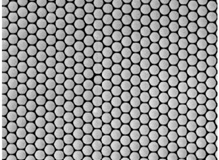
#> input picture test_circles.png, 219 x 160 px
$ python Fourier.py
#> lines starting #> are read from the running program, lines starting #| are printed output that depends on the picture
# -*- coding: utf-8 -*-
"""
Created on Thu Jun 15 13:09:10 2023

@author: php20jo
"""

import numpy as np
import matplotlib.pyplot as plt
# [4 lines of commented-out code are left out]
import imageio as iio
import os


# Print the current working directory
print("Current working directory: {0}".format(os.getcwd()))

# Change the current working directory
os.chdir('C:/Users/pczjo/OneDrive - The University of Nottingham/Desktop/Modeling_circles')

# Print the current working directory
print("Current working directory: {0}".format(os.getcwd()))


def autocorr(matrix):
	# Calculate the autocorrelation function of tomography section
	f = np.fft.ifftshift(np.fft.fftn(np.fft.fftshift(matrix)))
	P = np.abs(f)**2
	transform = abs(np.fft.ifftshift(np.fft.ifftn(np.fft.fftshift(P))))
	return transform

def Fourier(matrix):
	# Calculate the fourier transfom of an image
    f = abs(np.fft.ifftshift(np.fft.fftn(np.fft.fftshift(matrix))))
    return f

def Fourier2(matrix):
	# Calculate the fourier transform squared of an image
    f = np.fft.ifftshift(np.fft.fftn(np.fft.fftshift(matrix)))
    P = np.abs(f)**2
    return P

def inFourier(matrix):
	# Calculate the 	inverse fourier of an image
    transform = abs(np.fft.ifftshift(np.fft.ifftn(np.fft.fftshift(matrix))))
    return transform

# i havent made a function yet that does a 2d projection of the fourier

def projections_2d(matrix):
    #make the vectors for each G function
    ycor=np.arange(0,ly,1)
    xcor=np.arange(0,lx,1)
    # print(lx/2)
    #Calculate the corelation length Eq.(1.6) Anderson book
    cly=2*np.sum(matrix[:,int(lx/2)])
    clx=2*np.sum(matrix[int(ly/2),:])
    #Each projection y,x,z based on Eq.(1.7) Anderson book
    Gy_x=[]
    for x in range(len(xcor)):
    	Gy_x.append((2/cly)*np.sum(matrix[:,xcor[x]]))
    Gx_y=[]
    for y in range(len(ycor)):
    	Gx_y.append((2/clx)*np.sum(matrix[ycor[y],:]))

    return ycor, Gy_x, xcor, Gx_y, cly, clx

#%% raw image

#test=iio.imread('test_circles.png')
#test=test[:,:160]
#print(test.shape)

test = plt.imread('test_circles.png')
#> test is the input picture: shape (160, 219) float32; min 0, max 1, mean 0.576
test=test[:,:160]
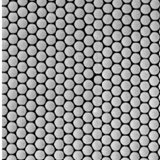
#> test: shape (160, 160) float32; min 0, max 1, mean 0.57
print(test.shape)
#| (160, 160)


plt.figure()
plt.imshow(test,cmap='gray')
plt.title('raw image')
plt.gca().set_xscale('linear')

#%% Fourier

f = Fourier(test)
plt.figure()
plt.imshow(np.log(f))
plt.colorbar()
plt.title('Fourier')

#%% autocorr

gamma = autocorr(test)
#> in autocorr, `transform = abs(np.fft.ifftshift(np.fft.ifftn(np.fft.fftshift(P))))`:
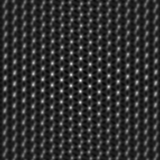
#> transform: shape (160, 160) float64; min 7936.5, max 9988.6, mean 8327.3; drawn with min black and max white
plt.figure()
plt.imshow(gamma)
plt.title('autocorr')


#%%
s=test.shape
#> s = (160, 160)
ly=s[0]
#> ly = 160
lx=s[1]
#> lx = 160
# lz=s[2]
dely=1;
delx=1;
# delz=1;
N=lx*ly#*lz
#> N = 25600
N0=np.sum(test)
#> N0 = 14600.6
phi_n=N0/N
#> phi_n = 0.57
phi_v=phi_n
#> phi_v = 0.57
V=N*delx*dely#*delz
#> V = 25600

F=Fourier(test)

plt.figure()
plt.imshow(np.log(F))
plt.title('Fourier')
#%%
ycor, Gy_x, xcor, Gx_y, cly, clx=projections_2d(F)
#> in projections_2d, `cly=2*np.sum(matrix[:,int(lx/2)])`: cly = 39242.4
#> in projections_2d, `clx=2*np.sum(matrix[int(ly/2),:])`: clx = 62780.3
#> after the loop in projections_2d, `for x in range(len(xcor)):`: Gy_x = 160 values, max 1 at index 80, min 0.026 at index 0, mean 0.104
#> after the loop in projections_2d, `for y in range(len(ycor)):`: Gx_y = 160 values, max 1 at index 80, min 0.0156 at index 2, mean 0.0648
#> ycor = 160 values from 0 to 159; xcor = 160 values from 0 to 159; cly = 39242.4; clx = 62780.3


plt.figure()
plt.semilogy(xcor[:int(len(xcor)/2)],Gy_x[int(len(xcor)/2):],'r',label='Gy(x)')
plt.legend()
plt.figure()
plt.plot(ycor[:int(len(ycor)/2)],Gx_y[int(len(ycor)/2):],'b--',label='Gx(y)')
plt.legend()

#%% 2d fourier

'''
#this needs to use a new function that intergrates along a line from the center
yf, Gy_x, xf, Gx_y, cly, clx=projections_2d(f)


plt.figure()
plt.semilogy(xcor[:int(len(xcor)/2)],Gy_x[int(len(xcor)/2):],'r',label='Gy(x)')
plt.legend()
plt.figure()
plt.plot(ycor[:int(len(ycor)/2)],Gx_y[int(len(ycor)/2):],'b--',label='Gx(y)')
plt.legend()
'''
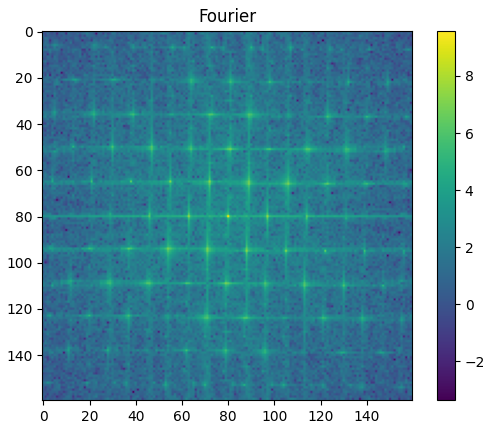
#> figure drawn by matplotlib, 2 panels
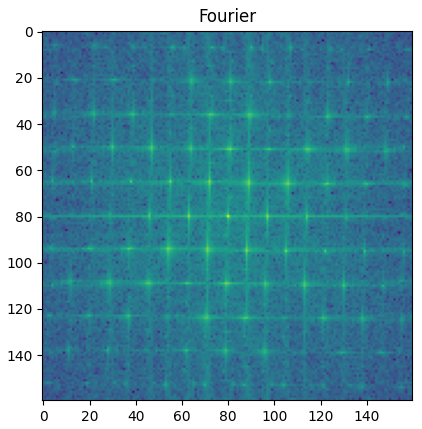
#> figure drawn by matplotlib, 1 panel
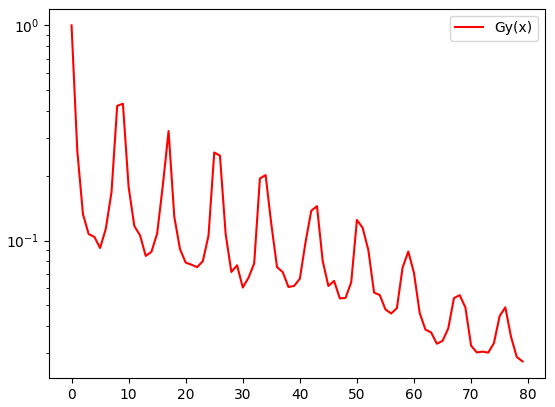
#> figure drawn by matplotlib, 1 panel; curve peaks at x = 0, y = 1
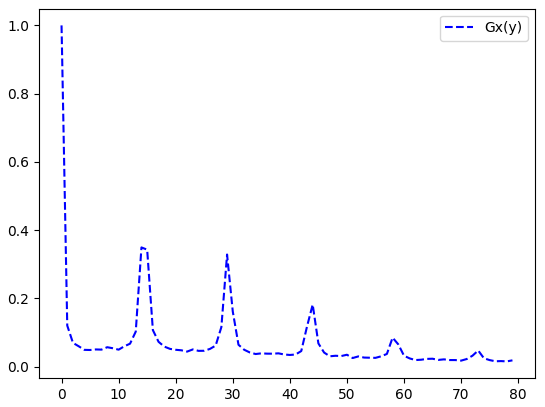
#> figure drawn by matplotlib, 1 panel; curve peaks at x = 0, y = 1

$ run again, with sio2_001.001.PNG copied over test_circles.png
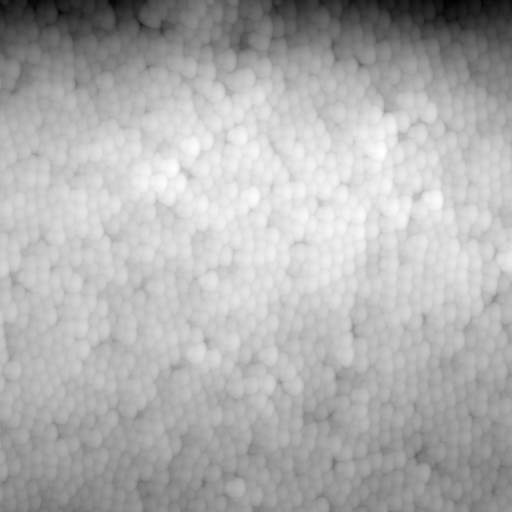
#> input picture sio2_001.001.PNG, 512 x 512 px
#> test is the input picture: shape (512, 512) float32; min 0, max 1, mean 0.687
#> test: shape (512, 160) float32
#| (512, 160)
#> in autocorr, `transform = abs(np.fft.ifftshift(np.fft.ifftn(np.fft.fftshift(P))))`:
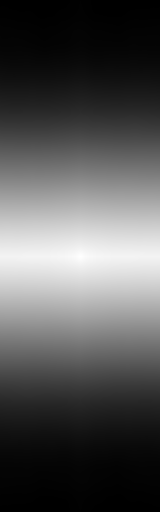
#> transform: shape (512, 160) float64; min 34725, max 38031.8, mean 35836.8; drawn with min black and max white
#> N0 = 54182.6
#> phi_n = 0.661
#> in projections_2d, `cly=2*np.sum(matrix[:,int(lx/2)])`: cly = 255981.6
#> in projections_2d, `clx=2*np.sum(matrix[int(ly/2),:])`: clx = 128978.4
#> after the loop in projections_2d, `for x in range(len(xcor)):`: Gy_x = 160 values, max 1 at index 80, min 0.00193 at index 2, mean 0.0162
#> after the loop in projections_2d, `for y in range(len(ycor)):`: Gx_y = 512 values, max 1 at index 256, min 0.00121 at index 507, mean 0.01
#> `ycor, Gy_x, xcor, Gx_y, cly, clx=projections_2d(F)`: ycor = 512 values from 0 to 511; xcor = 160 values from 0 to 159; cly = 255981.6; clx = 128978.4
#> `'''`:
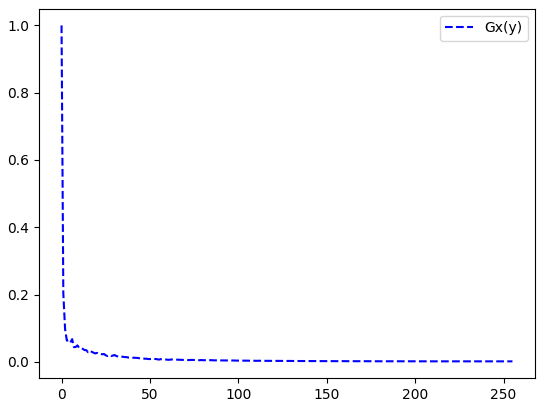
#> figure drawn by matplotlib, 1 panel; curve peaks at x = 0, y = 1
